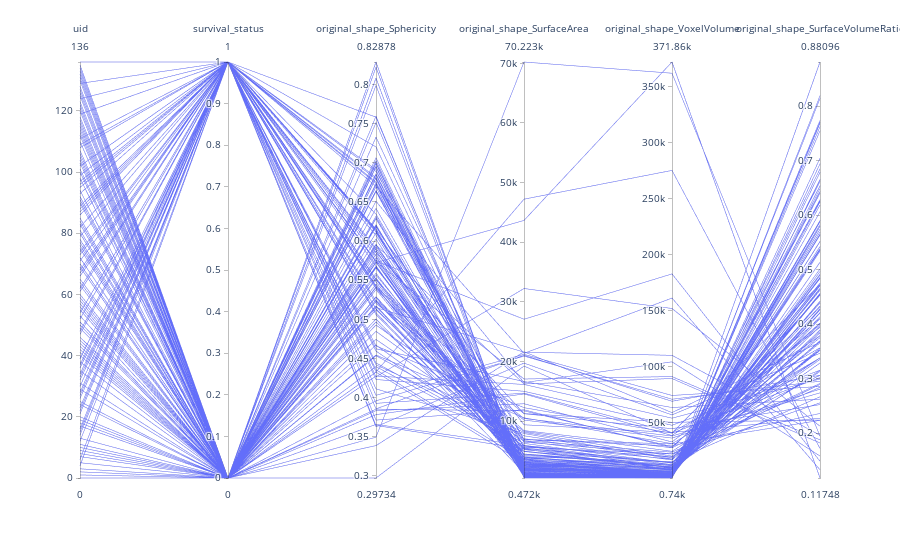

The notebook cell this image was saved under:
### Code cell
import plotly.express as px
df = d
fig = px.parallel_coordinates(df,
                              dimensions=['uid','survival_status','original_shape_Sphericity', 'original_shape_SurfaceArea', 'original_shape_VoxelVolume',
                                          'original_shape_SurfaceVolumeRatio'],
                              color_continuous_scale=px.colors.diverging.Tealrose,
                              color_continuous_midpoint=2)
fig.show()

### Figure 1 — Plotly figure (JSON) as saved in the notebook; plotly's stock layout.template omitted (floating-point values rounded to 4 significant figures; data arrays with more than 128 entries replaced by an {"elided": "..."} marker saying what was removed)
{"data": [{"dimensions": [{"label": "uid", "values": {"elided": "137 int values"}}, {"label": "survival_status", "values": {"elided": "137 int values"}}, {"label": "original_shape_Sphericity", "values": {"elided": "137 float values"}}, {"label": "original_shape_SurfaceArea", "values": {"elided": "137 float values"}}, {"label": "original_shape_VoxelVolume", "values": {"elided": "137 float values"}}, {"label": "original_shape_SurfaceVolumeRatio", "values": {"elided": "137 float values"}}], "domain": {"x": [0, 1], "y": [0, 1]}, "name": "", "type": "parcoords"}], "layout": {"legend": {"tracegroupgap": 0}, "margin": {"t": 60}}}
